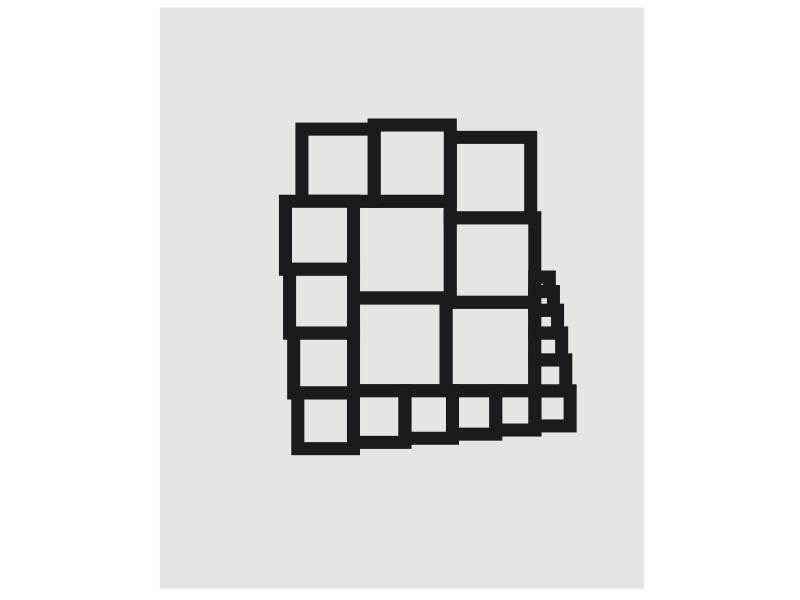
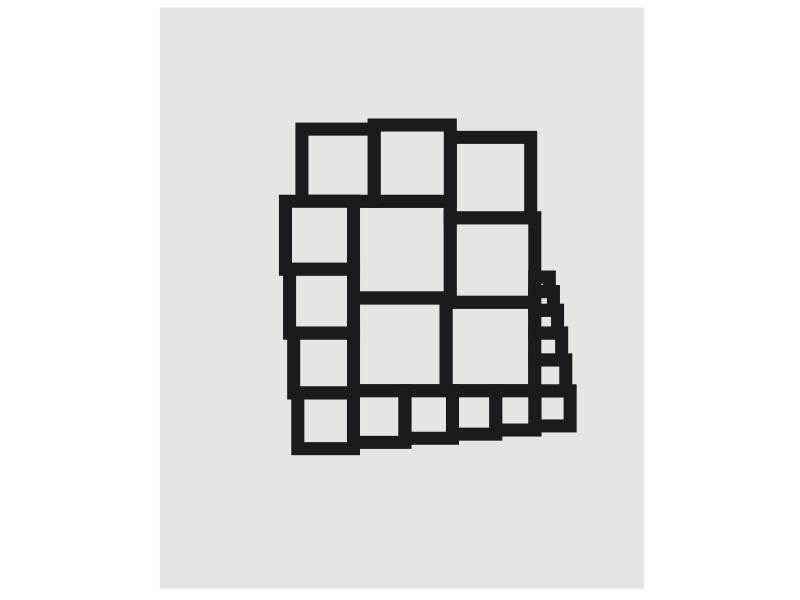

R code for these plots, in order:
## ---- chunk 1
library(tidyverse)

#------ making one square

squares<-function(xplus, yplus, lengths){
  p1<-geom_path(
              aes(
                x=c(xplus, xplus, xplus+lengths, xplus+lengths, xplus),
                y=c(yplus, yplus-lengths, yplus-lengths, yplus,yplus)
               ),
              size=4.4,
              color="#1a1b1d",
              #color=sample(colors[1:4],1),
              lineend="square",
              linejoin="mitre")
  p2<-geom_polygon(
    aes(
                x=c(xplus, xplus, xplus+lengths, xplus+lengths, xplus),
                y=c(yplus, yplus-lengths, yplus-lengths, yplus,yplus)
               ),
    fill="#e5e5e3"
    #fill=sample(colors[1:4],1)
  )
  return(list(p2,p1))
}

#------making dataframe
df<-data.frame(
  lengths<-seq(1, .15, length=21),# 1-.16
  x.seq<-c(0, #1
           0, #2
           lengths[2], #3
           lengths[1], #4
           lengths[1], #5
           lengths[1]-lengths[6], #6
           lengths[1]-lengths[6]-lengths[7], #7
           0-lengths[8], #8
           0-lengths[9], #9
           0-lengths[10], #10
           0-lengths[11], #11
           0, #12
           lengths[12], #13
           sum(lengths[12:13]), #14
           sum(lengths[12:14]), #15
           sum(lengths[12:15]), #16
           rep(sum(lengths[2:3]), 5)), #17-21
  
  y.seq<-c(0, #1
           -lengths[1], #2
           -lengths[1]-lengths[2]+lengths[3], #3
           -lengths[1]-lengths[2]+lengths[3]+lengths[4], #4
           -lengths[1]-lengths[2]+lengths[3]+lengths[4]+lengths[5], #5
           +lengths[6], #6
           +lengths[7], #7
           0, #8
           -lengths[8], #9 
           -sum(lengths[8:9]), #10
           -sum(lengths[8:10]), #11
           -rep(sum(lengths[1:2]), 5), #12-16 
           -sum(lengths[1:2])+lengths[17], #17
           -sum(lengths[1:2])+sum(lengths[17:18]), #18
           -sum(lengths[1:2])+sum(lengths[17:19]), #19
           -sum(lengths[1:2])+sum(lengths[17:20]), #20
           -sum(lengths[1:2])+sum(lengths[17:21])) #21
  )

names(df)<-c("lengths", "x.seq", "y.seq")

#------ making 4x4 pinwheel grid
shapes<-df%>%
  purrr::pmap(., 
            ~squares(xplus=..2, yplus=..3, lengths=..1)
            )


#----- putting it all together

g<-ggplot()+ theme(panel.background = element_rect(fill="#e5e5e3", colour='#e5e5e3'),
                   panel.grid.major = element_blank(),
                   panel.grid.minor = element_blank())


g<-g+shapes

#------ finishing out the image 
g<-g+  coord_fixed()+
  scale_x_continuous(limits = c(-2,3), expand = c(0, 0)) +
  scale_y_continuous(limits = c(-4,2), expand = c(0, 0))+
  theme(axis.title.x=element_blank(),
        axis.text.x=element_blank(),
        axis.ticks.x=element_blank(),
        axis.title.y=element_blank(),
        axis.text.y=element_blank(),
        axis.ticks.y=element_blank())

g

png(filename="squarez.png", height=700, width = 700)
g
dev.off()


